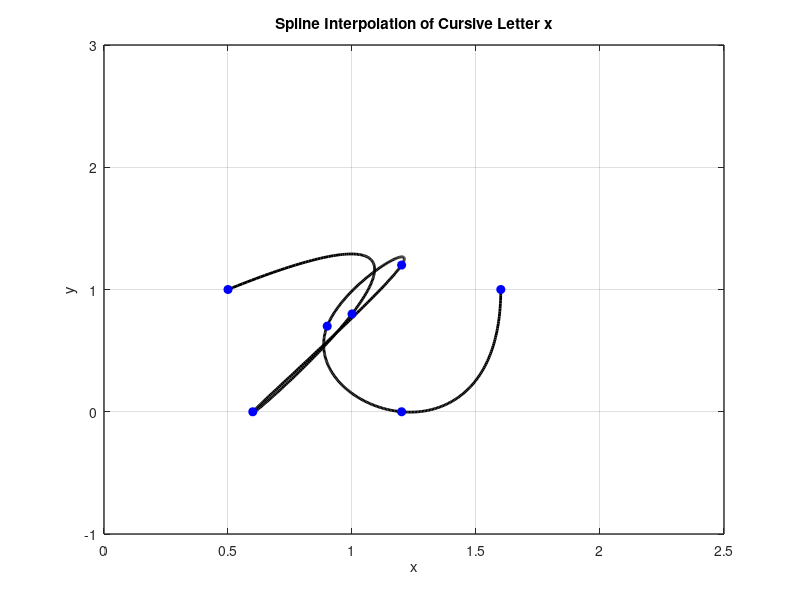

The MATLAB script that drew this image:
x = [0.5 1 0.6 1.2 0.9 1.2 1.6];
y = [1 0.8 0 1.2 0.7 0 1];

n = length(x);
t = 0:n-1; % Parametric coordinate t
tt = 0:0.01:n-1; % More dense coordinate tt for spline interpolation

% Compute spline interpolation
xx = spline(t, x, tt);
yy = spline(t, y, tt);

% Plot settings
figure(1)
plot(xx, yy, 'k', 'LineWidth', 2) % plot spline
hold on
plot(x, y, 'bo', 'MarkerFaceColor', 'b') % plot data points
axis([0 2.5 -1 3])
grid on
title('Spline Interpolation of Cursive Letter x')
xlabel('x')
ylabel('y')
set(gca, 'FontSize', 10, 'LineWidth', 1)
grid on